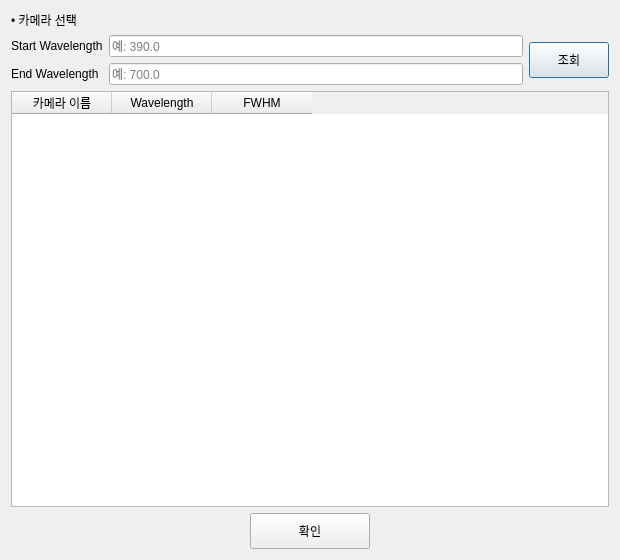
<?xml version="1.0" encoding="UTF-8"?>
<ui version="4.0">
 <class>CameraListDialog</class>
 <widget class="QDialog" name="CameraListDialog">
  <property name="geometry">
   <rect>
    <x>0</x>
    <y>0</y>
    <width>620</width>
    <height>560</height>
   </rect>
  </property>
  <property name="windowTitle">
   <string>카메라 조회하기</string>
  </property>

  <layout class="QVBoxLayout" name="verticalLayout_root">
   <!-- 상단: 파장 범위 입력 + 조회 -->
   <item>
    <layout class="QGridLayout" name="gridTop">
     <item row="0" column="0" colspan="3">
      <widget class="QLabel" name="labelCategory">
       <property name="text">
        <string>• 카메라 선택</string>
       </property>
      </widget>
     </item>

     <item row="1" column="0">
      <widget class="QLabel" name="label_StartWavelength">
       <property name="text">
        <string>Start Wavelength</string>
       </property>
      </widget>
     </item>
     <item row="1" column="1">
      <widget class="QLineEdit" name="lineEdit_StartWavelength">
       <property name="placeholderText">
        <string>예: 390.0</string>
       </property>
      </widget>
     </item>

     <item row="2" column="0">
      <widget class="QLabel" name="label_EndWavelength">
       <property name="text">
        <string>End Wavelength</string>
       </property>
      </widget>
     </item>
     <item row="2" column="1">
      <widget class="QLineEdit" name="lineEdit_EndWavelength">
       <property name="placeholderText">
        <string>예: 700.0</string>
       </property>
      </widget>
     </item>

     <item row="1" column="2" rowspan="2">
      <widget class="QPushButton" name="pushButton_Query">
       <property name="minimumSize">
        <size>
         <width>80</width>
         <height>36</height>
        </size>
       </property>
       <property name="text">
        <string>조회</string>
       </property>
      </widget>
     </item>
    </layout>
   </item>

   <!-- 중간: 결과 테이블 (API로 채움) -->
   <item>
    <widget class="QTableWidget" name="tableWidget">
     <property name="alternatingRowColors">
      <bool>true</bool>
     </property>
     <property name="selectionBehavior">
      <enum>QAbstractItemView::SelectRows</enum>
     </property>
     <property name="editTriggers">
      <set>QAbstractItemView::NoEditTriggers</set>
     </property>
     <property name="rowCount">
      <number>0</number>
     </property>
     <property name="columnCount">
      <number>3</number>
     </property>
     <column>
      <property name="text">
       <string>카메라 이름</string>
      </property>
     </column>
     <column>
      <property name="text">
       <string>Wavelength</string>
      </property>
     </column>
     <column>
      <property name="text">
       <string>FWHM</string>
      </property>
     </column>
    </widget>
   </item>

   <!-- 하단: 확인 -->
   <item>
    <layout class="QHBoxLayout" name="layoutBottom">
     <item>
      <spacer name="horizontalSpacer_left">
       <property name="orientation">
        <enum>Qt::Horizontal</enum>
       </property>
       <property name="sizeHint" stdset="0">
        <size>
         <width>40</width>
         <height>20</height>
        </size>
       </property>
      </spacer>
     </item>
     <item>
      <widget class="QPushButton" name="pushButton_ok">
       <property name="minimumSize">
        <size>
         <width>120</width>
         <height>36</height>
        </size>
       </property>
       <property name="text">
        <string>확인</string>
       </property>
      </widget>
     </item>
     <item>
      <spacer name="horizontalSpacer_right">
       <property name="orientation">
        <enum>Qt::Horizontal</enum>
       </property>
       <property name="sizeHint" stdset="0">
        <size>
         <width>40</width>
         <height>20</height>
        </size>
       </property>
      </spacer>
     </item>
    </layout>
   </item>
  </layout>

 </widget>
 <resources/>
 <connections/>
</ui>
